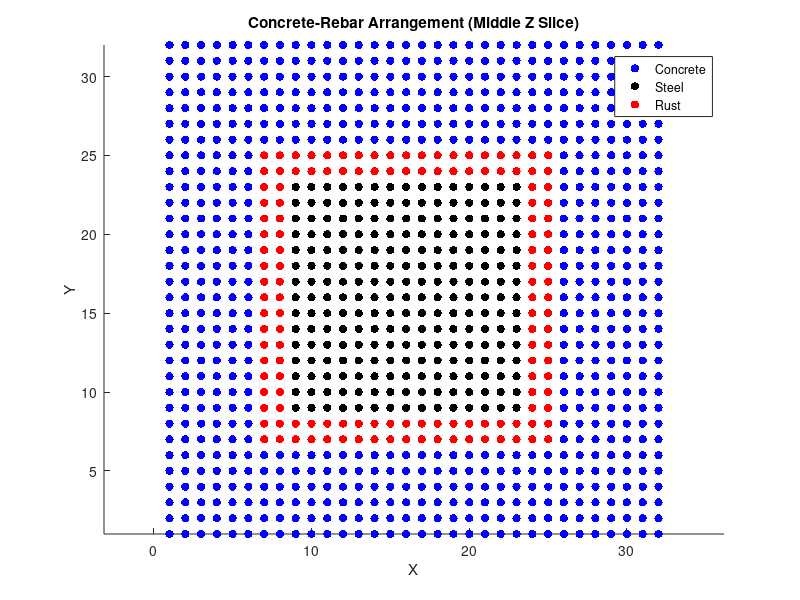

Here is the MATLAB script that generated this plot:
clc;
clear;
close all;

%----- Medium ----------
length_x = 0.01;
length_y = 0.01;
length_z = 0.01;
eps0=8.854e-12;
meu0=4*pi*1e-7;
real_epsr_conc=4; % relative permittivity of concrete = 4 - j0.06
img_epsr_conc=0.06;
real_epsr_rust=10; % relative permittivity of rust = 10 - j0.86
img_epsr_rust=0.86;
eps_conc=eps0*real_epsr_conc;
eps_rust=eps0*real_epsr_rust;
eps_steel=eps0; 
meur=1;
meu=meu0*meur;

%---- Signal -----------
c=3e8;
v=c/sqrt(real_epsr_conc*meur);
freq=12e9;
lamda=v/freq;
lamda_min = lamda/sqrt(real_epsr_conc*meur);

%------ Conductivity values ---------
cond_conc=2*pi*freq*eps0*img_epsr_conc;
cond_rust=2*pi*freq*eps0*img_epsr_rust;

%------ Cell length and time step---------
dx=lamda_min/20;
dy=dx;
dz=dx;
dt=1/(v*sqrt(1/(dx^2) + 1/(dy^2) + 1/(dz^2)));

N_cells_x = round(length_x/dx);
N_cells_y = round(length_y/dy);
N_cells_z = round(length_z/dz);

Mid_cell_x = round(N_cells_x/2); % position to launch the signal
Mid_cell_y = round(N_cells_y/2);
Mid_cell_z = round(N_cells_z/2);

[X,Y,Z] = meshgrid(1:N_cells_x, 1:N_cells_y, 1:N_cells_z);

%------ Multiplying constants --------
const_e1=zeros(N_cells_x,N_cells_y,N_cells_z);
const_ex=zeros(N_cells_x,N_cells_y,N_cells_z);
const_ey=zeros(N_cells_x,N_cells_y,N_cells_z);
const_ez=zeros(N_cells_x,N_cells_y,N_cells_z);

%------- Rust conditions ---------
bar_exists = 1;
corr = 15;

%------- Corrosion base values ---------
% rs_paper = [12.50,12.18,11.85,11.52,11.18,10.82,10.45]/3000;
% rr_paper = [12.50,13.40,14.25,15.05,15.81,16.53,17.23]/3000;
% 
% if corr~=0
%     for i=1:6
%         if corr==5*i
%             rs = ceil(rs_paper(i+1)/(2*dx));
%             rr = ceil((rr_paper(i+1)-rs_paper(i+1))/(2*dx));    
%         end
%     end
% else
%     rs = ceil(rs_paper(1)/(2*dx));
%     rr = 0;
% end

rs = 7; % 9,8,7,6,5
rr = 2; % 0,1,2,3,4


%------- Corrosion simulation---------
const_e1(1:N_cells_x,1:N_cells_y,1:N_cells_z)=((2*eps_conc)-(cond_conc*dt))/((2*eps_conc)+(cond_conc*dt));
const_ex(1:N_cells_x,1:N_cells_y,1:N_cells_z)=(2*dt/dx)/((2*eps_conc)+(cond_conc*dt));
const_ey(1:N_cells_x,1:N_cells_y,1:N_cells_z)=(2*dt/dy)/((2*eps_conc)+(cond_conc*dt));
const_ez(1:N_cells_x,1:N_cells_y,1:N_cells_z)=(2*dt/dz)/((2*eps_conc)+(cond_conc*dt));

if bar_exists==1
    
        % Steel region
        const_e1(Mid_cell_x-rs:Mid_cell_x+rs, Mid_cell_y-rs:Mid_cell_y+rs, :)=1;
        const_ex(Mid_cell_x-rs:Mid_cell_x+rs, Mid_cell_y-rs:Mid_cell_y+rs, :)=(dt/dx)/eps_steel;
        const_ey(Mid_cell_x-rs:Mid_cell_x+rs, Mid_cell_y-rs:Mid_cell_y+rs, :)=(dt/dy)/eps_steel;
        const_ez(Mid_cell_x-rs:Mid_cell_x+rs, Mid_cell_y-rs:Mid_cell_y+rs, :)=(dt/dz)/eps_steel;

        % Left boundary rust
        const_e1(Mid_cell_x-rs-rr:Mid_cell_x-rs-1, Mid_cell_y-rs-rr:Mid_cell_y+rs+rr, :)=((2*eps_rust)-(cond_rust*dt))/((2*eps_rust)+(cond_rust*dt));
        const_ex(Mid_cell_x-rs-rr:Mid_cell_x-rs-1, Mid_cell_y-rs-rr:Mid_cell_y+rs+rr, :)=(2*dt/dx)/((2*eps_rust)+(cond_rust*dt));
        const_ey(Mid_cell_x-rs-rr:Mid_cell_x-rs-1, Mid_cell_y-rs-rr:Mid_cell_y+rs+rr, :)=(2*dt/dy)/((2*eps_rust)+(cond_rust*dt));
        const_ez(Mid_cell_x-rs-rr:Mid_cell_x-rs-1, Mid_cell_y-rs-rr:Mid_cell_y+rs+rr, :)=(2*dt/dz)/((2*eps_rust)+(cond_rust*dt));

        % Right boundary rust
        const_e1(Mid_cell_x+rs+1:Mid_cell_x+rs+rr, Mid_cell_y-rs-rr:Mid_cell_y+rs+rr, :)=((2*eps_rust)-(cond_rust*dt))/((2*eps_rust)+(cond_rust*dt));
        const_ex(Mid_cell_x+rs+1:Mid_cell_x+rs+rr, Mid_cell_y-rs-rr:Mid_cell_y+rs+rr, :)=(2*dt/dx)/((2*eps_rust)+(cond_rust*dt));
        const_ey(Mid_cell_x+rs+1:Mid_cell_x+rs+rr, Mid_cell_y-rs-rr:Mid_cell_y+rs+rr, :)=(2*dt/dy)/((2*eps_rust)+(cond_rust*dt));
        const_ez(Mid_cell_x+rs+1:Mid_cell_x+rs+rr, Mid_cell_y-rs-rr:Mid_cell_y+rs+rr, :)=(2*dt/dz)/((2*eps_rust)+(cond_rust*dt));

        % Top boundary rust
        const_e1(Mid_cell_x-rs-rr:Mid_cell_x+rs+rr, Mid_cell_y-rs-rr:Mid_cell_y-rs-1, :)=((2*eps_rust)-(cond_rust*dt))/((2*eps_rust)+(cond_rust*dt));
        const_ex(Mid_cell_x-rs-rr:Mid_cell_x+rs+rr, Mid_cell_y-rs-rr:Mid_cell_y-rs-1, :)=(2*dt/dx)/((2*eps_rust)+(cond_rust*dt));
        const_ey(Mid_cell_x-rs-rr:Mid_cell_x+rs+rr, Mid_cell_y-rs-rr:Mid_cell_y-rs-1, :)=(2*dt/dy)/((2*eps_rust)+(cond_rust*dt));
        const_ez(Mid_cell_x-rs-rr:Mid_cell_x+rs+rr, Mid_cell_y-rs-rr:Mid_cell_y-rs-1, :)=(2*dt/dz)/((2*eps_rust)+(cond_rust*dt));

        % Bottom boundary rust
        const_e1(Mid_cell_x-rs-rr:Mid_cell_x+rs+rr, Mid_cell_y+rs+1:Mid_cell_y+rs+rr, :)=((2*eps_rust)-(cond_rust*dt))/((2*eps_rust)+(cond_rust*dt));
        const_ex(Mid_cell_x-rs-rr:Mid_cell_x+rs+rr, Mid_cell_y+rs+1:Mid_cell_y+rs+rr, :)=(2*dt/dx)/((2*eps_rust)+(cond_rust*dt));
        const_ey(Mid_cell_x-rs-rr:Mid_cell_x+rs+rr, Mid_cell_y+rs+1:Mid_cell_y+rs+rr, :)=(2*dt/dy)/((2*eps_rust)+(cond_rust*dt));
        const_ez(Mid_cell_x-rs-rr:Mid_cell_x+rs+rr, Mid_cell_y+rs+1:Mid_cell_y+rs+rr, :)=(2*dt/dz)/((2*eps_rust)+(cond_rust*dt));

end

const_abc1z = (v*dt - dx)/(v*dt + dx);
const_abc1y = (v*dt - dy)/(v*dt + dy);
const_abc1x = (v*dt - dx)/(v*dt + dx);

const_hx=dt/(meu*dx);
const_hy=dt/(meu*dy);
const_hz=dt/(meu*dz);

% % Create empty arrays to hold the x, y, z coordinates of points for each material
% x_concrete = []; y_concrete = []; z_concrete = [];
% x_steel = []; y_steel = []; z_steel = [];
% x_rust = []; y_rust = []; z_rust = [];
% 
% % Iterate over all cells in the grid
% for x = 1:N_cells_x
%     for y = 1:N_cells_y
%         for z = 1:N_cells_z
%             % Determine the material in the current cell based on the const_e1 value
%             if const_e1(x, y, z) == ((2*eps_conc)-(cond_conc*dt))/((2*eps_conc)+(cond_conc*dt))
%                 x_concrete = [x_concrete, x];
%                 y_concrete = [y_concrete, y];
%                 z_concrete = [z_concrete, z];
%             elseif const_e1(x, y, z) == 1
%                 x_steel = [x_steel, x];
%                 y_steel = [y_steel, y];
%                 z_steel = [z_steel, z];
%             elseif const_e1(x, y, z) == ((2*eps_rust)-(cond_rust*dt))/((2*eps_rust)+(cond_rust*dt))
%                 x_rust = [x_rust, x];
%                 y_rust = [y_rust, y];
%                 z_rust = [z_rust, z];
%             end
%         end
%     end
% end
% 
% % Plot the points for each material in a different color
% figure;
% scatter3(x_concrete, y_concrete, z_concrete, 'b'); % Concrete in blue
% hold on;
% scatter3(x_steel, y_steel, z_steel, 'k'); % Steel in black
% scatter3(x_rust, y_rust, z_rust, 'r'); % Rust in red
% 
% % Set the plot title and labels
% title('Concrete-Rebar Arrangement');
% xlabel('X');
% ylabel('Y');
% zlabel('Z');
% 
% % Set the legend
% legend('Concrete', 'Steel', 'Rust');
% 
% % Enable rotation for better view
% rotate3d on;

% Create empty arrays to hold the x, y coordinates of points for each material
x_concrete = []; y_concrete = [];
x_steel = []; y_steel = [];
x_rust = []; y_rust = [];

% Set z to middle slice
z = Mid_cell_z;

% Iterate over all cells in the slice
for x = 1:N_cells_x
    for y = 1:N_cells_y
        % Determine the material in the current cell based on the const_e1 value
        if const_e1(x, y, z) == ((2*eps_conc)-(cond_conc*dt))/((2*eps_conc)+(cond_conc*dt))
            x_concrete = [x_concrete, x];
            y_concrete = [y_concrete, y];
        elseif const_e1(x, y, z) == 1
            x_steel = [x_steel, x];
            y_steel = [y_steel, y];
        elseif const_e1(x, y, z) == ((2*eps_rust)-(cond_rust*dt))/((2*eps_rust)+(cond_rust*dt))
            x_rust = [x_rust, x];
            y_rust = [y_rust, y];
        end
    end
end

% Plot the points for each material in a different color
figure;
scatter(x_concrete, y_concrete, 'b', 'filled'); % Concrete in blue
hold on;
scatter(x_steel, y_steel, 'k', 'filled'); % Steel in black
scatter(x_rust, y_rust, 'r', 'filled'); % Rust in red

% Set the plot title and labels
title('Concrete-Rebar Arrangement (Middle Z Slice)');
xlabel('X');
ylabel('Y');

% Set the legend
legend('Concrete', 'Steel', 'Rust');

% Set the axes equal for a correct aspect ratio
axis equal;


%------- Initialise E and H arrays ----------
ex=zeros(N_cells_x,N_cells_y,N_cells_z);
ey=zeros(N_cells_x,N_cells_y,N_cells_z);
ez=zeros(N_cells_x,N_cells_y,N_cells_z);

hx=zeros(N_cells_x,N_cells_y,N_cells_z);
hy=zeros(N_cells_x,N_cells_y,N_cells_z);
hz=zeros(N_cells_x,N_cells_y,N_cells_z);

%------- Tangential component around rebar ----------
gx = ones(N_cells_x, N_cells_y, N_cells_z);
gy = ones(N_cells_x, N_cells_y, N_cells_z);
gz = ones(N_cells_x, N_cells_y, N_cells_z);

if(bar_exists==1)
    gx(Mid_cell_x-rs:Mid_cell_x+rs, Mid_cell_y-rs:Mid_cell_y+rs, :) = 0;
    gy(Mid_cell_x-rs:Mid_cell_x+rs, Mid_cell_y-rs:Mid_cell_y+rs, :) = 0;
    gz(Mid_cell_x-rs:Mid_cell_x+rs, Mid_cell_y-rs:Mid_cell_y+rs, :) = 0;
end

%------ Gaussian pulse ------------
Ts=0.5e-9; % pulse width
t0=2*Ts; % pulse delay
N_steps=1700; % maximum iteration steps
vin = zeros(N_steps,1);
vout = zeros(N_steps,1);
time_stamp=zeros(N_steps,1);

fc = 7.5e9; % Center frequency
bw = 9e9;

ez_past = ez;
ey_past = ey;
ex_past = ex;

%************** Iteration loop ****************

choice = input("Do you want to continue with the simulation (0-no, 1-yes)? ");

while choice==1
   
for n=1:N_steps         
    time=(n-1)*dt;  
    time_stamp(n,1)=time;
        
%------- Launching the signal ---------
    pulse1 = sin(2*pi*fc*time); % sine pulse
    pulse2 = exp(-((time-t0)/Ts)^2); % Gaussian pulse
    pulse = pulse2.*pulse1;

    ez(1, Mid_cell_y, Mid_cell_z) = ez(1, Mid_cell_y, Mid_cell_z) + pulse;
    vin(n) = ez(1, Mid_cell_y, Mid_cell_z);

     %--------- compute H ----------
     i = 1:N_cells_x-1;
     j = 1:N_cells_y-1;
     k = 1:N_cells_z-1;
     hx(i,j,k) = hx(i,j,k) + const_hz*(ey(i,j,k+1)-ey(i,j,k)) - const_hy*(ez(i,j+1,k)-ez(i,j,k));
     hy(i,j,k) = hy(i,j,k) + const_hx*(ez(i+1,j,k)-ez(i,j,k)) - const_hz*(ex(i,j,k+1)-ex(i,j,k));
     hz(i,j,k) = hz(i,j,k) + const_hy*(ex(i,j+1,k)-ex(i,j,k)) - const_hx*(ey(i+1,j,k)-ey(i,j,k));

     %--------- compute E ----------
     i = 2:N_cells_x;
     j = 2:N_cells_y;
     k = 2:N_cells_z;
     ex(i,j,k) = gx(i,j,k).*(const_e1(i,j,k).*ex(i,j,k) + const_ey(i,j,k).*(hz(i,j,k)-hz(i,j-1,k)) - const_ez(i,j,k).*(hy(i,j,k)-hy(i,j,k-1)));
     ey(i,j,k) = gy(i,j,k).*(const_e1(i,j,k).*ey(i,j,k) + const_ez(i,j,k).*(hx(i,j,k)-hx(i,j,k-1)) - const_ex(i,j,k).*(hz(i,j,k)-hz(i-1,j,k)));
     ez(i,j,k) = gz(i,j,k).*(const_e1(i,j,k).*ez(i,j,k) + const_ex(i,j,k).*(hy(i,j,k)-hy(i-1,j,k)) - const_ey(i,j,k).*(hx(i,j,k)-hx(i,j-1,k)));

     %-----Mur's 1st order ABC---------
     %X boundaries
     ex(1,:,:) = ex_past(2,:,:) + const_abc1x*(ex_past(2,:,:)-ex_past(1,:,:)); 
     ey(1,:,:) = ey_past(2,:,:) + const_abc1y*(ey_past(2,:,:)-ey_past(1,:,:)); 
     ez(1,:,:) = ez_past(2,:,:) + const_abc1z*(ez_past(2,:,:)-ez_past(1,:,:)); 
 
     ex(N_cells_x,:,:) = ex_past(N_cells_x-1,:,:) + const_abc1x*(ex_past(N_cells_x-1,:,:)-ex_past(N_cells_x,:,:)); 
     ey(N_cells_x,:,:) = ey_past(N_cells_x-1,:,:) + const_abc1y*(ey_past(N_cells_x-1,:,:)-ey_past(N_cells_x,:,:));
     ez(N_cells_x,:,:) = ez_past(N_cells_x-1,:,:) + const_abc1z*(ez_past(N_cells_x-1,:,:)-ez_past(N_cells_x,:,:)); 

     %Y boundaries
     ex(:,1,:) = ex_past(:,2,:) + const_abc1x*(ex_past(:,2,:)-ex_past(:,1,:));
     ey(:,1,:) = ey_past(:,2,:) + const_abc1y*(ey_past(:,2,:)-ey_past(:,1,:));
     ez(:,1,:) = ez_past(:,2,:) + const_abc1z*(ez_past(:,2,:)-ez_past(:,1,:));

     ex(:,N_cells_y,:) = ex_past(:,N_cells_y-1,:) + const_abc1x*(ex_past(:,N_cells_y-1,:)-ex_past(:,N_cells_y,:));
     ey(:,N_cells_y,:) = ey_past(:,N_cells_y-1,:) + const_abc1y*(ey_past(:,N_cells_y-1,:)-ey_past(:,N_cells_y,:));
     ez(:,N_cells_y,:) = ez_past(:,N_cells_y-1,:) + const_abc1z*(ez_past(:,N_cells_y-1,:)-ez_past(:,N_cells_y,:));

     %Z boundaries
     ex(:,:,1) = ex_past(:,:,2) + const_abc1x*(ex_past(:,:,2)-ex_past(:,:,1));
     ey(:,:,1) = ey_past(:,:,2) + const_abc1y*(ey_past(:,:,2)-ey_past(:,:,1));
     ez(:,:,1) = ez_past(:,:,2) + const_abc1z*(ez_past(:,:,2)-ez_past(:,:,1));

     ex(:,:,N_cells_z) = ex_past(:,:,N_cells_z-1) + const_abc1x*(ex_past(:,:,N_cells_z-1)-ex_past(:,:,N_cells_z));
     ey(:,:,N_cells_z) = ey_past(:,:,N_cells_z-1) + const_abc1y*(ey_past(:,:,N_cells_z-1)-ey_past(:,:,N_cells_z));
     ez(:,:,N_cells_z) = ez_past(:,:,N_cells_z-1) + const_abc1z*(ez_past(:,:,N_cells_z-1)-ez_past(:,:,N_cells_z));

     ez_past = ez;
     ey_past = ey;
     ex_past = ex;

     vout(n) = ez(N_cells_x, Mid_cell_y, Mid_cell_z);

     % ------- Plotting --------
     xslice = Mid_cell_x; % Define the x slice plane
     yslice = Mid_cell_y; % Define the y slice plane
     zslice = Mid_cell_z; % Define the z slice plane

     % Plotting the slices of the electric field (Ez)
     figure(2)
     slice(X, Y, Z, ez, xslice, yslice, zslice)
     colorbar
     xlabel('x')
     ylabel('y')
     zlabel('z')
     title(['Electric field (Ez) - Iteration: ', num2str(n)])
     drawnow

end

break
end

if (choice==1)
%----- FFT parameters ------
fs = 1e12; % sampling frequency
t = 0:1/fs:1e-8; % time base
FFT_steps = 1e7; % maximum iteration steps

% FFT of the pulse
X = fftshift(fft(vout,FFT_steps));
f = fs*(-FFT_steps/2:FFT_steps/2-1)/FFT_steps; %Frequency Vector

% Finding the 3 dB bandwidth
mag_dB = 20*log10(abs(X));

% indices for starting frequency of the 3 dB bandwidth
idx_posfreq = find(f > 0);
[max_mag, max_mag_idx] = max(mag_dB(idx_posfreq));
band_3dB = max_mag - 3;
idx_start = idx_posfreq(find(mag_dB(idx_posfreq) >= band_3dB, 1, 'first'));
idx_end = find(mag_dB >= band_3dB, 1, 'last');
max_freq = f(idx_posfreq(max_mag_idx));

% starting and ending frequencies of the 3 dB bandwidth
freq_start = f(idx_start);
freq_end = f(idx_end);

min_mag = min(mag_dB(idx_posfreq)); % min magnitude in the positive frequency range

% Normalizing between -1 and 0
mag_normalized = (mag_dB - max_mag);
band_3dB_normalized = (band_3dB - max_mag);

% Plotting Magnitude Spectrum
figure;
subplot(2,1,1)
plot(f/1e9, mag_dB);
hold on;

if bar_exists == 0
    title('FFT (no rebar)');
else
    title(sprintf('FFT (rs=%.0f, rr=%.0f)', rs, rr));
end
xlabel('Frequency (GHz)');
ylabel('Magnitude (dB)');
xlim([0 30]);
%ylim([-3 0]);

% Plotting Phase Spectrum
phase_rad = angle(X);
phase_deg = phase_rad * (180/pi);
max_phase = phase_rad(idx_posfreq(max_mag_idx));

subplot(2,1,2)
plot(f/1e9, phase_deg);
title('Phase of FFT');
xlabel('Frequency (GHz)');
ylabel('Phase (Degrees)');
xlim([0 15]);

% Display the magnitude results
if bar_exists == 0
    fprintf('\nResults for no rebar:\n');
else
    fprintf('\nResults for rs=%.2f, rr=%.2f\n', rs,rr);
end

% Display the starting and ending frequencies of the 3 dB bandwidth
fprintf('Starting freq of 3 dB bandwidth: %.2f GHz\n', freq_start/1e9);
fprintf('Ending freq of 3 dB bandwidth: %.2f GHz\n', freq_end/1e9);

fprintf('\nFrequency at max magnitude: %.2f GHz\n', max_freq/1e9);
fprintf('Maximum magnitude: %.2f dB\n', max_mag);
fprintf('Phase at max magnitude: %.2f radians\n', max_phase);
end



